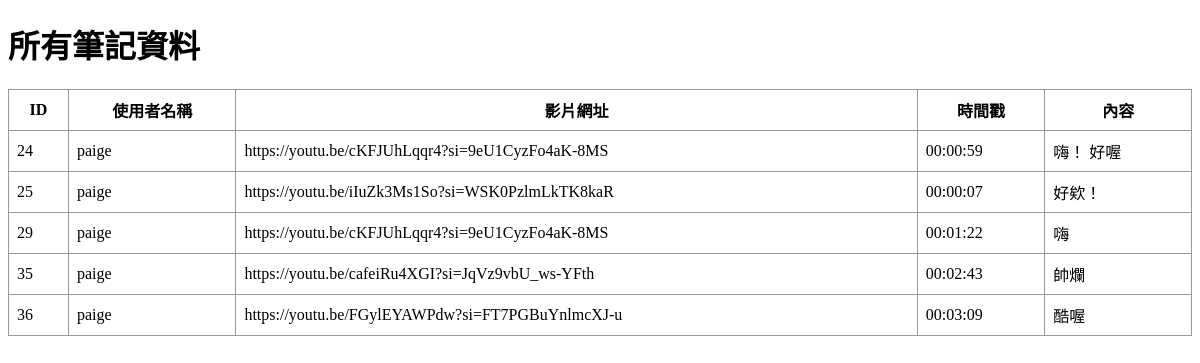
/all_notes, run on an earlier commit of the app's database.
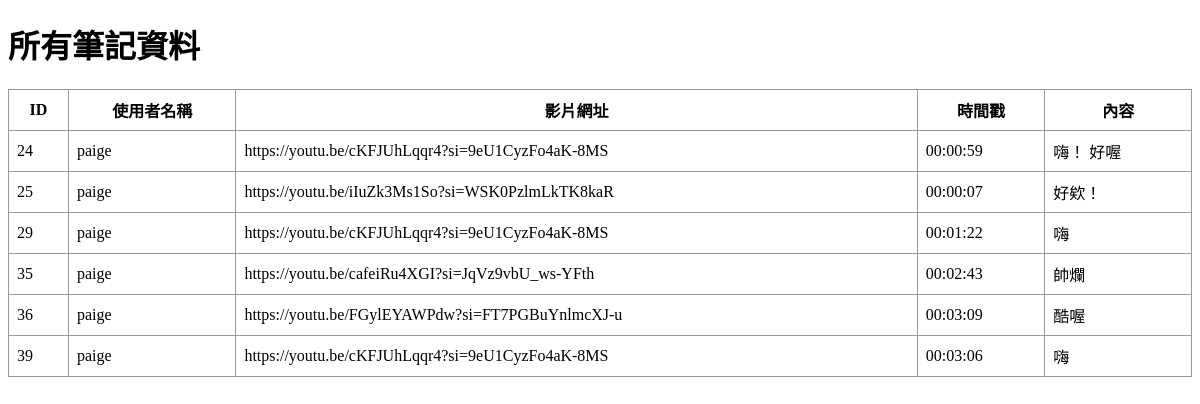
And on a later commit of the database.
### tables this page shows
CREATE TABLE notes (
        id INTEGER PRIMARY KEY AUTOINCREMENT,
        video_url TEXT NOT NULL,
        timestamp TEXT,
        content TEXT NOT NULL
    , user_id INTEGER);

CREATE TABLE users (
        id INTEGER PRIMARY KEY AUTOINCREMENT,
        username TEXT UNIQUE NOT NULL,
        password TEXT NOT NULL
    );

### app.py (the view)
@app.route('/all_notes')
def all_notes():
    conn = get_db_connection()
    cursor = conn.cursor()
    cursor.execute('''
        SELECT notes.id, users.username, notes.video_url, notes.timestamp, notes.content
        FROM notes
        JOIN users ON notes.user_id = users.id
    ''')
    notes = cursor.fetchall()
    conn.close()
    return render_template('all_notes.html', notes=notes)

### app.py (called while the page is built)
def get_db_connection():
    conn = sqlite3.connect('notes.db')
    conn.row_factory = sqlite3.Row  # 讓查詢結果可以用欄位名稱存取
    return conn

### templates/all_notes.html (shortened to what this page needs)
<!DOCTYPE html>
<html lang="zh-TW">
<head>
</head>
<body>
    <h1>所有筆記資料</h1>
    <table>
        <tr>
            <th>ID</th>
            <th>使用者名稱</th>
            <th>影片網址</th>
            <th>時間戳</th>
            <th>內容</th>
        </tr>
        {% for note in notes %}
        <tr>
            <td>{{ note[0] }}</td>
            <td>{{ note[1] }}</td>
            <td>{{ note[2] }}</td>
            <td>{{ note[3] }}</td>
            <td>{{ note[4] }}</td>
        </tr>
        {% endfor %}
    </table>
</body>
</html>

### templates/all_notes.html (style rules this page uses)
table { border-collapse: collapse; width: 100%; }
th, td { border: 1px solid #999; padding: 8px; }

What changed in the data, as far as the page shows it:
added notes: id "39", username "paige", video_url "https://youtu.be/cKFJUhLqqr4?si=9eU1CyzFo4aK-8MS", timestamp "00:03:06", content "嗨"
